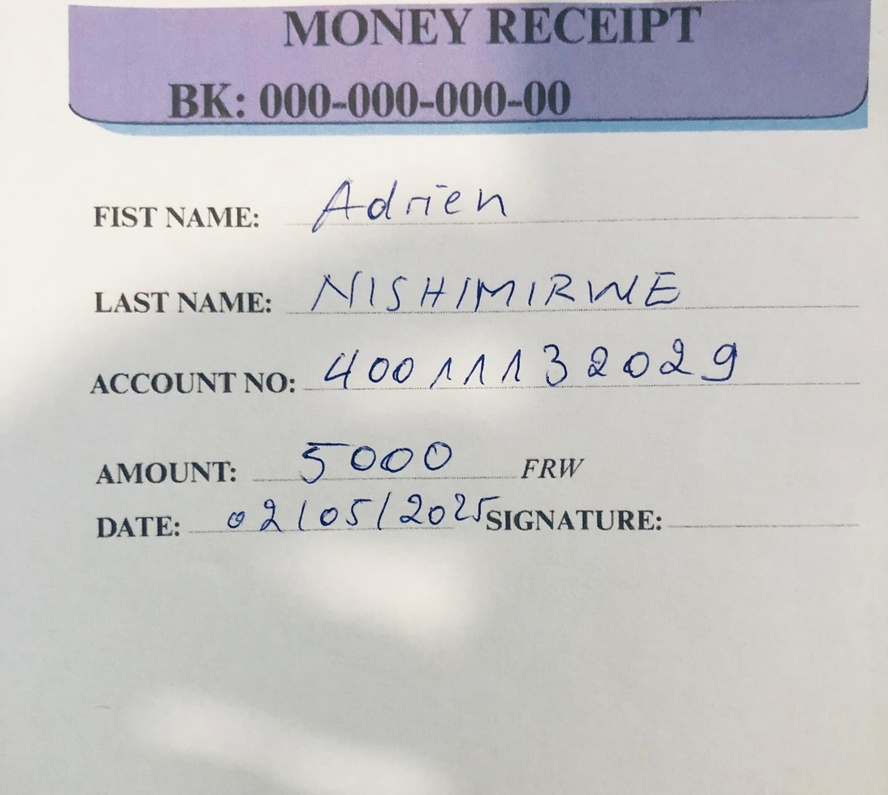
#> input picture data/raw/slip.jpg, 888 x 795 px, shrunk from 1920 x 1719 before the run
$ python label_extract.py
#> lines starting #> are read from the running program, lines starting #| are printed output that depends on the picture; after the words box and inside, x2 and y2 are one past the last pixel; in counts of white or black regions, pixels touching at a corner belong together
#> in find_field_region, original is the input picture: shape (795, 888, 3); mean B, G, R 196.4, 195.7, 196.7
import pytesseract
import cv2
import numpy as np
from PIL import Image, ImageEnhance, ImageFilter

def preprocess_for_ocr(img):
    """Enhanced preprocessing specifically for form fields"""
    # Convert to grayscale
    gray = cv2.cvtColor(np.array(img), cv2.COLOR_BGR2GRAY)
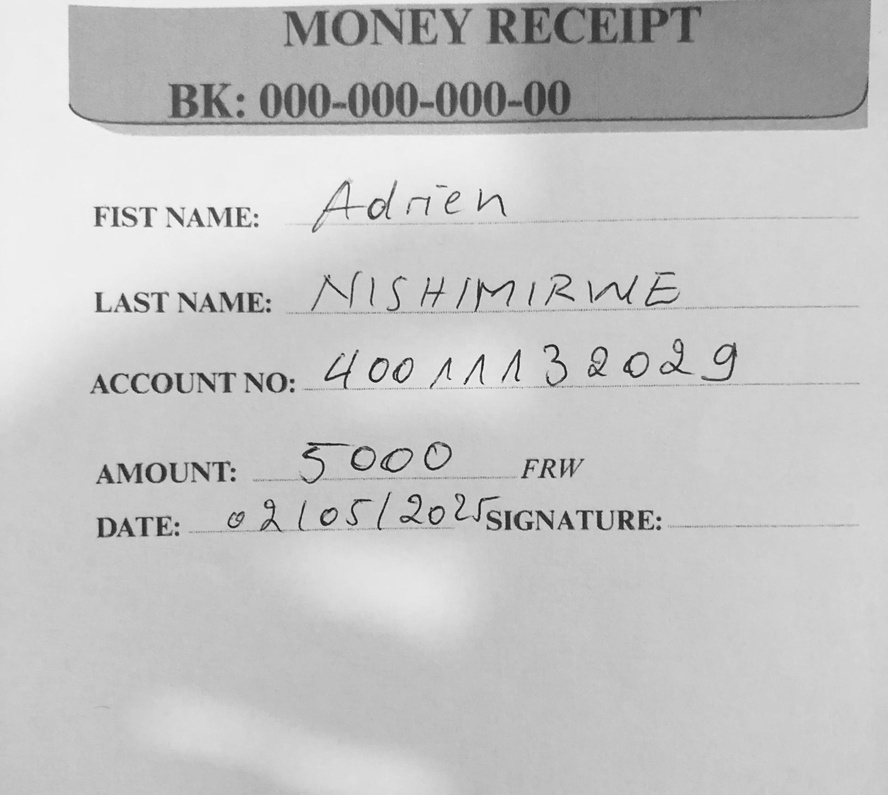
#> gray: shape (795, 888); min 12, max 248, mean 196

    # Adaptive thresholding
    thresh = cv2.adaptiveThreshold(gray, 255, cv2.ADAPTIVE_THRESH_GAUSSIAN_C,
                                 cv2.THRESH_BINARY_INV, 11, 2)
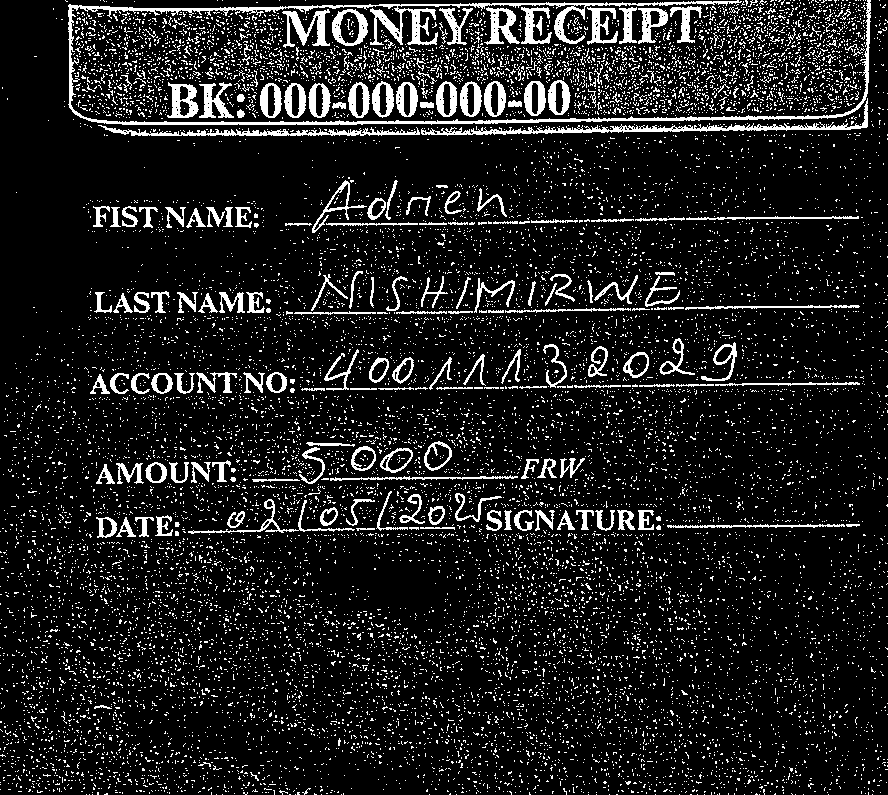
#> thresh: shape (795, 888); 11.5% white in thin lines or dots

    # Remove small noise
    kernel = np.ones((2,2), np.uint8)
    cleaned = cv2.morphologyEx(thresh, cv2.MORPH_OPEN, kernel)
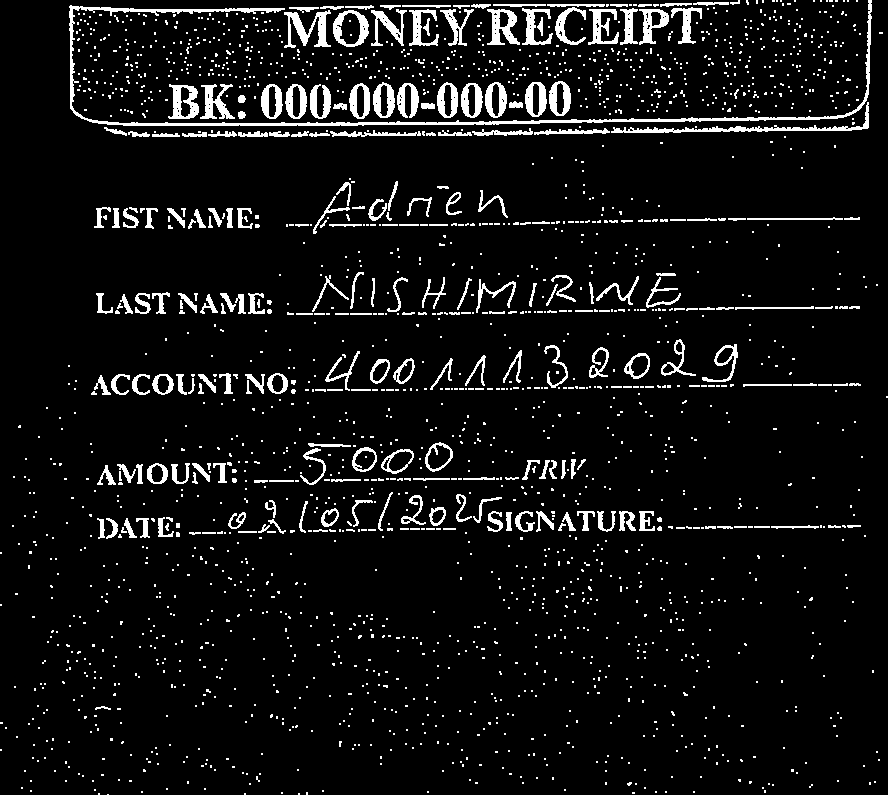
#> cleaned: shape (795, 888); 6.8% white; 2185 white regions (1923 under 20 px), largest, box (x1, y1, x2, y2) and area: (69, 0, 872, 126) 3923, (611, 102, 869, 133) 1042, (284, 10, 331, 48) 759

    return Image.fromarray(cleaned)

def find_field_region(image_path, field_name):
    """More robust field detection using contour analysis"""
    # Load original image
    original = cv2.imread(image_path)
    img = preprocess_for_ocr(Image.open(image_path))

    # Get OCR data with bounding boxes
    d = pytesseract.image_to_data(np.array(img), output_type=pytesseract.Output.DICT,
                                config='--psm 6')

    # Find all instances of the field name
    matches = []
    for i, text in enumerate(d['text']):
        if field_name.lower() in text.lower():
            matches.append({
                'text': text,
                'left': d['left'][i],
                'top': d['top'][i],
                'width': d['width'][i],
                'height': d['height'][i]
            })

    if not matches:
        print(f"'{field_name}' not found in OCR results. Trying alternative methods...")
        return find_field_by_contours(original, field_name)

    # Get the best match (largest bounding box)
    best_match = max(matches, key=lambda x: x['width']*x['height'])

    # Expand region to include value (right side)
    padding = 20
    x1 = best_match['left'] - padding
    y1 = best_match['top'] - padding
    x2 = x1 + best_match['width'] + 300  # Extra space for value
    y2 = y1 + best_match['height'] + 2*padding

    # Ensure coordinates are within image bounds
    h, w = original.shape[:2]
    x1, y1 = max(0, x1), max(0, y1)
    x2, y2 = min(w, x2), min(h, y2)

    return (x1, y1, x2, y2)

def find_field_by_contours(img, field_name):
    """Fallback method using contour detection"""
    gray = cv2.cvtColor(img, cv2.COLOR_BGR2GRAY)
    thresh = cv2.threshold(gray, 0, 255, cv2.THRESH_BINARY_INV + cv2.THRESH_OTSU)[1]

    # Find contours
    contours, _ = cv2.findContours(thresh, cv2.RETR_EXTERNAL, cv2.CHAIN_APPROX_SIMPLE)

    for cnt in contours:
        x,y,w,h = cv2.boundingRect(cnt)
        roi = img[y:y+h, x:x+w]

        # OCR just this region
        text = pytesseract.image_to_string(roi, config='--psm 6')
        if field_name.lower() in text.lower():
            return (x, y, x+w+200, y+h)  # Expand right for value

    return None

def crop_and_save_field(image_path, field_name, output_path):
    """Main function to crop and save field"""
    region = find_field_region(image_path, field_name)

    if region:
        img = Image.open(image_path)
        cropped = img.crop(region)
        cropped.save(output_path)
        print(f"✅ Successfully saved {field_name} region to {output_path}")
        return True
    else:
        print(f"❌ Failed to locate {field_name} region")
        return False

if __name__ == "__main__":
    # Example usage
    crop_and_save_field(
        image_path="../../data/raw/slip.jpg",
        field_name="ACCOUNT NO",
        output_path="account_no_region.png"
    )
#> (the call stopped at in find_field_region, `d = pytesseract.image_to_data(np.array(img), output_type=pytesseract.O..`: pytesseract is not available in this run)
